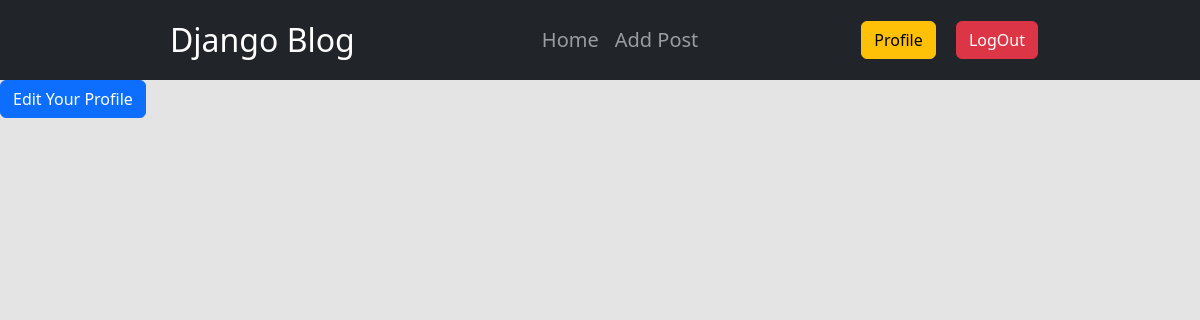
Before: /author/profile/ (signed in) with the older database file.
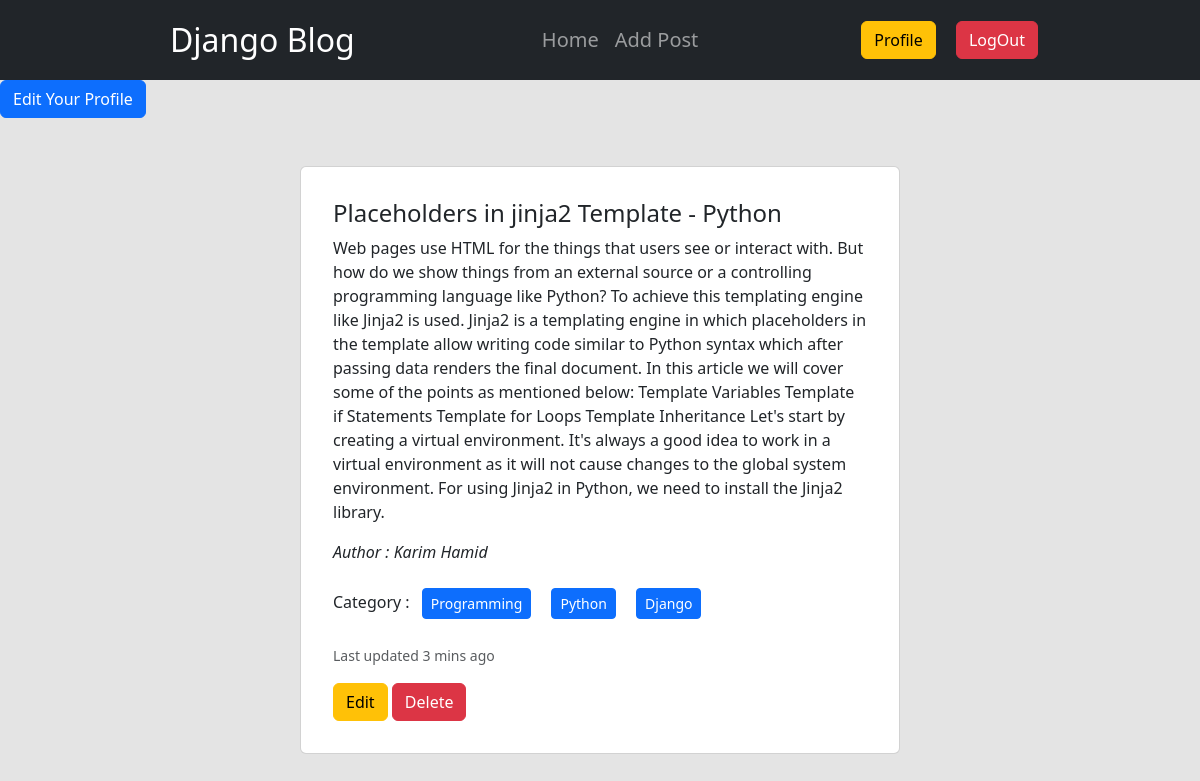
After: the same page with the newer database file.
### posts/models.py (models this page shows, shortened)
class Post(models.Model):
    title = models.CharField(max_length=50)
    content = models.TextField()
    category = models.ManyToManyField(Category) # Many to Many relationship because = one post can have multiple category and also one category can contain multiple posts
    author = models.ForeignKey(User, on_delete=models.CASCADE) # Many to one relationship because = Multiple posts can have same author and also one author can have multiple posts

### categories/models.py (models this page shows, shortened)
class Category(models.Model):
    name = models.CharField(max_length=100)
    slug = models.SlugField(max_length=100, unique=True, null=True, blank=True)

### author/views.py (the view)
# urls.py: path('profile/', views.profile, name= 'ProfilePage'),
@login_required
def profile(request):
    data = Post.objects.filter(author = request.user)   # for every post filter() checks if 'author' is equal to 'request.user' and shows only the filterd post
    return render(request, 'author/profile.html', context={'data' : data})

### author/templates/author/profile.html
{% extends "base.html" %}
{% load crispy_forms_tags %}
{% block content %}
    <a class="btn btn-primary" href="{% url 'EditProfilePage' %}">Edit Your Profile</a>
    <div class="my-5">
        {% for post in data %}
            <div class="card w-50 mx-auto p-3">
                <div class="card-body">
                    <h4 class="card-title">{{ post.title }}</h4>
                    <p class="card-text">{{ post.content }}</p>
                    <p><i>Author : {{ post.author.first_name }} {{ post.author.last_name }}</i></p>
                    <p>Category :
                        {% for cat in post.category.all %}
                            <button class="btn btn-primary btn-sm m-2">{{ cat.name }}</button>
                        {% endfor %}
                    </p>
                    <p class="card-text "><small class="text-muted">Last updated 3 mins ago</small></p>
                    <a class="btn btn-warning" href="{% url 'EditPost' post.id %}">Edit</a>
                    <a class="btn btn-danger" href="{% url 'DeletePost' post.id %}">Delete</a>
                </div>
            </div>
        {% endfor %}
    </div>
{% endblock content %}

### templates/base.html (shortened to what this page needs)
<!DOCTYPE html>
<html lang="en">
<head>
    <link href="https://cdn.jsdelivr.net/npm/bootstrap@5.3.2/dist/css/bootstrap.min.css" rel="stylesheet"
 />
    <link rel="stylesheet" href="https://cdnjs.cloudflare.com/ajax/libs/font-awesome/6.7.2/css/all.min.css"
 />
</head>
<body style="background-color: #e4e4e4;">
    <header>
        <nav class="navbar navbar-expand-lg navbar-dark bg-dark" >
            <div class="container-fluid mx-auto" style="width: 75%;">
                <a class="navbar-brand fs-2 p-2" href="">Django Blog</a>
                <div class="collapse navbar-collapse" id="navbarSupportedContent">
                    <ul class="navbar-nav m-auto mb-2 mb-lg-0">
                        <li class="nav-item">
                            <a class="nav-link fs-5" aria-current="page" href="{% url 'HomePage' %}">Home</a>
                        </li>
                        {% if request.user.is_authenticated %}
                            <li class="nav-item">
                                <a class="nav-link fs-5" href="{% url 'AddPost' %}">Add Post</a>
                            </li>
                        {% endif %}
                    </ul>
                    <div class="">
                        {% if request.user.is_authenticated %}
                            <a class="btn btn-warning me-3" href="{% url 'ProfilePage' %}">Profile</a>
                            <a class="btn btn-danger " href="{% url 'LogoutPage' %}">LogOut</a>
                        {% else %}
                            <a class="btn btn-warning me-3" href="{% url 'RegisterPage' %}">Register</a>
                            <a class="btn btn-primary " href="{% url 'LoginPage' %}">LogIn</a>
                        {% endif %}
                    </div>
                </div>
            </div>
        </nav>
    </header>
    <main >
        {% block content %}
        {% endblock content %}
    </main>
</body>
</html>

Changed rows visible on the page:
added Post: title "Placeholders in jinja2 Template - Python", content "Web pages use HTML for the things that users see or interact with. But how do we show things from an external source or a controlling programming language like Python? To achieve this templating engine like Jinja2 is used. Jinja2 is a templating engine in which placeholders in the template allow writing code similar to Python syntax which after passing data renders the final document. In this article we will cover some of the points as mentioned below: Template Variables Template if Statements Template for Loops Template Inheritance Let's start by creating a virtual environment. It's always a good idea to work in a virtual environment as it will not cause changes to the global system…", author.first_name "Karim", author.last_name "Hamid"
added Category: name "Programming"
added Category: name "Python"
added Category: name "Django"
